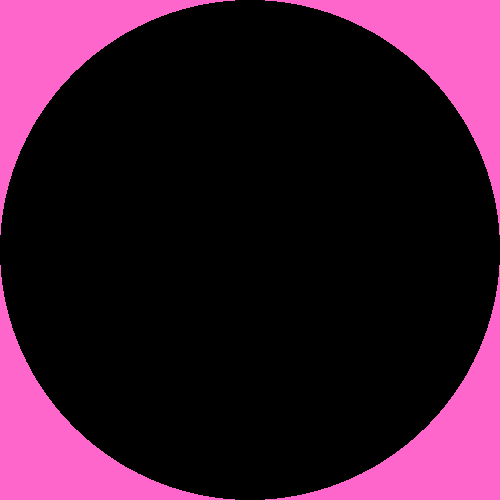

The script that saved this image:
from math import pi
import sys
import os
os.environ['PYGAME_HIDE_SUPPORT_PROMPT'] = "hide"
import pygame as pg

taille = 500
pg.init()
couleurs = [(0, 0, 0), (0, 128, 0), (255, 0, 0), (255, 102, 204), (51, 51, 255), (255, 102, 0), (255, 255, 0), (153, 102, 51)]
surface.fill((255, 102, 204))
pg.draw.circle(surface, (0, 0, 0, 0), (taille/2, taille/2), taille/2)
rect = pg.Rect(0, 0, taille, taille/2)
fichier = "rosace.png"
pg.image.save(surface, fichier)